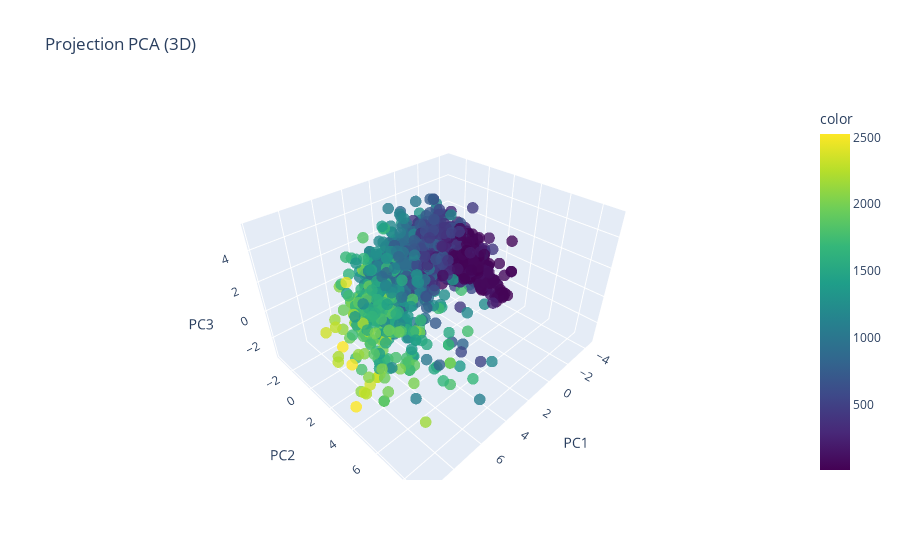

The cell this chart's notebook holds for it:
### Markdown cell above
---
## 5️) Réduction de la dimensionnalité (PCA) et Clustering

### 5.1 Préparation des données et projection PCA (3D)

### Code cell
# 5.1 Préparation des données et PCA (3D)
import numpy as np
import pandas as pd
from sklearn.preprocessing import StandardScaler
from sklearn.decomposition import PCA
import plotly.express as px
import plotly.graph_objects as go

# S'assurer que le DataFrame df est chargé (fallback au CSV brut si besoin)
if 'df' not in globals():
    df = pd.read_csv('Campagne_Market.csv', sep=';')
    print("⚠️ df n'était pas en mémoire; chargement direct depuis le CSV.")

# 1) Sélection des colonnes numériques uniquement
X_num = df.select_dtypes(include=[np.number]).copy()

# 2) Retirer les identifiants et variables à forte fuite potentielle (optionnel)
drop_cols = [col for col in ['ID'] if col in X_num.columns]
X_num = X_num.drop(columns=drop_cols, errors='ignore')

# 3) Imputation simple (médiane) pour valeurs manquantes
for c in X_num.columns:
    if X_num[c].isna().any():
        X_num[c] = X_num[c].fillna(X_num[c].median())

# 4) Standardisation
scaler = StandardScaler()
X_scaled = scaler.fit_transform(X_num)

# 5) PCA en 3 composantes
pca = PCA(n_components=3, random_state=42)
X_pca = pca.fit_transform(X_scaled)
df_pca = pd.DataFrame(X_pca, columns=['PC1','PC2','PC3'])

explained = pca.explained_variance_ratio_
print("Variance expliquée par composante (PC1, PC2, PC3) :", np.round(explained, 4))
print(f"Variance expliquée cumulée (3D) : {explained.cumsum()[-1]:.3f}")

# 6) Visualisation 3D de la projection PCA
# Couleur informative si dispo: préférer Total_Purchases, sinon Income, sinon aucune couleur
color_col = None
for cand in ['Total_Purchases','Income']:
    if cand in df.columns:
        color_col = cand
        break

if color_col is not None:
    fig = px.scatter_3d(df_pca, x='PC1', y='PC2', z='PC3',
                        color=df[color_col],
                        color_continuous_scale='Viridis',
                        title='Projection PCA (3D)')
else:
    fig = px.scatter_3d(df_pca, x='PC1', y='PC2', z='PC3', title='Projection PCA (3D)')
fig.update_traces(marker=dict(size=4, opacity=0.8))
fig.show()

### Figure 1 — Plotly figure (JSON) as saved in the notebook; plotly's stock layout.template omitted (floating-point values rounded to 4 significant figures; data arrays with more than 128 entries replaced by an {"elided": "..."} marker saying what was removed)
{"data": [{"hovertemplate": "PC1=%{x}<br>PC2=%{y}<br>PC3=%{z}<br>color=%{marker.color}<extra></extra>", "legendgroup": "", "marker": {"color": {"elided": "2232 int values"}, "coloraxis": "coloraxis", "opacity": 0.8, "size": 4, "symbol": "circle"}, "mode": "markers", "name": "", "scene": "scene", "showlegend": false, "type": "scatter3d", "x": {"elided": "2232 float values"}, "y": {"elided": "2232 float values"}, "z": {"elided": "2232 float values"}}], "layout": {"coloraxis": {"colorbar": {"title": {"text": "color"}}, "colorscale": [[0, "#440154"], [0.1111, "#482878"], [0.2222, "#3e4989"], [0.3333, "#31688e"], [0.4444, "#26828e"], [0.5556, "#1f9e89"], [0.6667, "#35b779"], [0.7778, "#6ece58"], [0.8889, "#b5de2b"], [1, "#fde725"]]}, "legend": {"tracegroupgap": 0}, "scene": {"domain": {"x": [0, 1], "y": [0, 1]}, "xaxis": {"title": {"text": "PC1"}}, "yaxis": {"title": {"text": "PC2"}}, "zaxis": {"title": {"text": "PC3"}}}, "title": {"text": "Projection PCA (3D)"}}}
